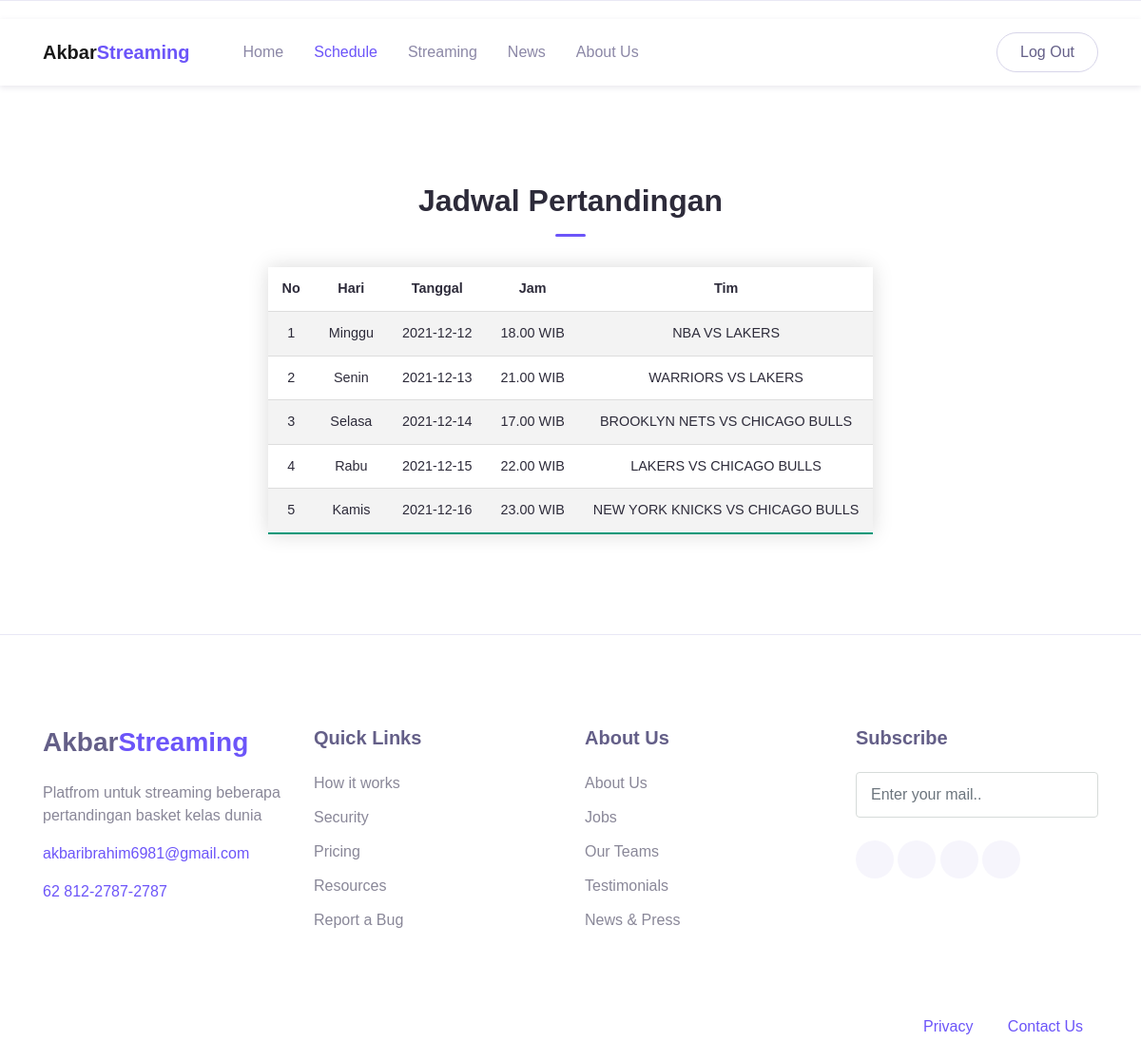
The page /webstreamingbola/jadwall.php (signed in) on the database its author committed.
### tables this page shows
CREATE TABLE `jadwal` (
  `id_jadwal` int(11) NOT NULL,
  `hari_main` varchar(11) NOT NULL,
  `tgl_main` date NOT NULL,
  `jam_main` varchar(11) NOT NULL,
  `tim` varchar(255) NOT NULL
);

### webstreamingbola/jadwall.php (the view, shortened to what this page needs)
<!DOCTYPE html>
<html lang="en">
<head>
  <link rel="stylesheet" href="assets/vendor/animate/animate.css">
  <link rel="stylesheet" href="assets/css/bootstrap.css">
  <link rel="stylesheet" href="assets/css/theme.css">
</head>
<body>
  <header>
    <nav class="navbar navbar-expand-lg navbar-light navbar-float">
      <div class="container">
        <a href="indexx.php" class="navbar-brand">Akbar<span class="text-primary">Streaming</span></a>
        <div class="navbar-collapse collapse" id="navbarContent">
          <ul class="navbar-nav ml-lg-4 pt-3 pt-lg-0">
            <li class="nav-item">
              <a href="indexx.php" class="nav-link">Home</a>
            </li>
            <li class="nav-item active">
              <a href="jadwal.php" class="nav-link">Schedule</a>
            </li>
            <li class="nav-item">
              <a href="streaming.php" class="nav-link">Streaming</a>
            </li>
            <li class="nav-item">
              <a href="#" class="nav-link">News</a>
            </li>
            <li class="nav-item">
              <a href="#" class="nav-link">About Us</a>
            </li>
          </ul>
          <div class="ml-auto">
            <a href="logout.php" class="btn btn-outline rounded-pill">Log Out</a>
          </div>
        </div>
      </div>
    </nav>
  </header>
  <main>
    <div class="page-section border-top">
      <div class="container">
        <div class="text-center wow fadeInUp">
          <h2 class="title-section" style="margin-top: 10%;">Jadwal Pertandingan</h2>
          <div class="divider mx-auto"></div>
        </div>
        <table class="styled-table" style="margin-left: auto;margin-right: auto;">
          <tr>
            <th>No</th>
            <th>Hari</th>
            <th>Tanggal</th>
            <th>Jam</th>
            <th>Tim</th>
          </tr>
        <?php
        include "koneksi.php";
        $no=1;
        $ambildata = mysqli_query($con, "select *from jadwal");
        while ($tampil = mysqli_fetch_array($ambildata)) {
        echo "
        <tr>
        <td>$no</td>
        <td>$tampil[hari_main]</td>
        <td>$tampil[tgl_main]</td>
        <td>$tampil[jam_main]</td>
        <td>$tampil[tim]</td>
        </tr>";
        $no++;
      }
      ?>
      </table>
        </div>
      </div>
  </main>
  <footer class="page-footer">
    <div class="container">
      <div class="row justify-content-center mb-5">
        <div class="col-lg-3 py-3">
          <h3>Akbar<span class="text-primary">Streaming</span></h3>
          <p>Platfrom untuk streaming beberapa pertandingan basket kelas dunia</p>
          <p><a href="#">akbaribrahim6981@gmail.com</a></p>
          <p><a href="#">62 812-2787-2787</a></p>
        </div>
        <div class="col-lg-3 py-3">
          <h5>Quick Links</h5>
          <ul class="footer-menu">
            <li><a href="#">How it works</a></li>
            <li><a href="#">Security</a></li>
            <li><a href="#">Pricing</a></li>
            <li><a href="#">Resources</a></li>
            <li><a href="#">Report a Bug</a></li>
          </ul>
        </div>
        <div class="col-lg-3 py-3">
          <h5>About Us</h5>
          <ul class="footer-menu">
            <li><a href="#">About Us</a></li>
            <li><a href="#">Jobs</a></li>
            <li><a href="#">Our Teams</a></li>
            <li><a href="#">Testimonials</a></li>
            <li><a href="#">News & Press</a></li>
          </ul>
        </div>
        <div class="col-lg-3 py-3">
          <h5>Subscribe</h5>
          <form action="#">
            <input type="text" class="form-control" placeholder="Enter your mail..">
          </form>
          <div class="sosmed-button mt-4">
            <a href="#"><span class="mai-logo-facebook-f"></span></a>
            <a href="#"><span class="mai-logo-twitter"></span></a>
            <a href="#"><span class="mai-logo-google"></span></a>
            <a href="#"><span class="mai-logo-linkedin"></span></a>
          </div>
        </div>
      </div>
      <div class="row">
        <div class="col-sm-6 py-2">
        </div>
        <div class="col-sm-6 py-2 text-right">
          <div class="d-inline-block px-3">
            <a href="#">Privacy</a>
          </div>
          <div class="d-inline-block px-3">
            <a href="#">Contact Us</a>
          </div>
        </div>
      </div>
    </div>
  </footer>
</body>
</html>

### webstreamingbola/assets/css/theme.css (style rules this page uses)
:root { --primary: #6C55F9; --accent: #FF3D85; --secondary: #645F88; --success: #35bb78; --info: #05B4E1; --warning: #FAC14D; --danger: #FF4943; --grey: #B4B2C5; --dark: #2D2B3A; --light: #F6F5FC; }
.table1, th, td { padding: 8px 20px; text-align: center; }
body { font-family: "Work Sans", sans-serif; line-height: 1.5; color: #2D2B3A; }
a { color: #6C55F9; text-decoration: none; background-color: transparent; }
.text-primary { color: #6C55F9 !important; }
.border-top { border-top-color: #e9e8f5 !important; }
.btn { transition: all .2s ease; }
.btn-outline { border-color: #D7D5E9; color: #645F88; }
.btn { padding: 8px 24px; }
.navbar { min-height: 70px; z-index: 1000; }
.navbar-float { position: absolute; top: 20px; left: 0; width: 100%; background-color: #fff; box-shadow: 0 2px 6px rgba(100, 95, 136, 0.15); z-index: 1070; }
.navbar-brand { font-weight: 600; padding-top: 10px; padding-bottom: 10px; }
.navbar-nav { margin-top: 10px; border-top: 1px solid #e4e7ee; flex-shrink: 0; }
.navbar-nav .nav-link { transition: all .2s ease; }
.navbar-light .navbar-nav .nav-link { color: rgba(100, 95, 136, 0.75); }
.navbar-light .navbar-nav .show > .nav-link, .navbar-light .navbar-nav .active > .nav-link, .navbar-light .navbar-nav .nav-link.show, .navbar-light .navbar-nav .nav-link.active { font-weight: 500; color: #6C55F9; }
@media (min-width: 992px) { .navbar-expand-lg .navbar-nav { margin-top: 0; border-top: none; } }
@media (min-width: 992px) { .navbar-expand-lg .navbar-nav .nav-link { padding-right: 16px; padding-left: 16px; } }
@media (min-width: 992px) { .navbar-expand-lg .navbar-nav { align-items: center; } }
.form-control { padding: 8px 15px; height: calc(1.5em + 1.375rem + 2px); border-color: #d6dbd9; }
.styled-table { border-collapse: collapse; margin: 25px 0; font-size: 0.9em; font-family: sans-serif; min-width: 400px; box-shadow: 0 0 20px rgba(0, 0, 0, 0.15); }
.styled-table th, .styled-table td { padding: 12px 15px; }
.styled-table tbody tr { border-bottom: 1px solid #dddddd; }
.styled-table tbody tr:nth-of-type(even) { background-color: #f3f3f3; }
.styled-table tbody tr:last-of-type { border-bottom: 2px solid #009879; }
.page-section { position: relative; padding-top: 80px; padding-bottom: 80px; background-color: #fff; overflow: hidden; }
.title-section { max-width: 450px; color: #2D2B3A; font-weight: 600; }
.text-center .title-section { margin-left: auto; margin-right: auto; }
.divider { display: block; margin-top: 16px; margin-bottom: 32px; width: 32px; height: 3px; border-radius: 40px; background-color: #6C55F9; }
.page-footer { position: relative; display: block; padding-top: 80px; padding-bottom: 16px; background-color: #fff; border-top: 1px solid #e9e8f5; }
.page-footer p a { transition: color .2s ease; }
.page-footer h3, .page-footer h4, .page-footer h5 { color: #645F88; margin-bottom: 24px; font-weight: 600; }
.page-footer p { color: #898798; }
.footer-menu { position: relative; padding-left: 0; list-style: none; }
.footer-menu li { margin-bottom: 12px; }
.footer-menu a, .footer-link { color: #898798; }
.sosmed-button a { display: inline-block; width: 40px; height: 40px; line-height: 44px; text-align: center; border-radius: 50%; background-color: #F6F5FC; color: #898798; transition: all .2s linear; }

### rows shown on the page
jadwal: hari_main "Minggu", tgl_main "2021-12-12", jam_main "18.00 WIB", tim "NBA VS LAKERS"
jadwal: hari_main "Senin", tgl_main "2021-12-13", jam_main "21.00 WIB", tim "WARRIORS VS LAKERS"
jadwal: hari_main "Selasa", tgl_main "2021-12-14", jam_main "17.00 WIB", tim "BROOKLYN NETS VS CHICAGO BULLS"
jadwal: hari_main "Rabu", tgl_main "2021-12-15", jam_main "22.00 WIB", tim "LAKERS VS CHICAGO BULLS"
jadwal: hari_main "Kamis", tgl_main "2021-12-16", jam_main "23.00 WIB", tim "NEW YORK KNICKS VS CHICAGO BULLS"
